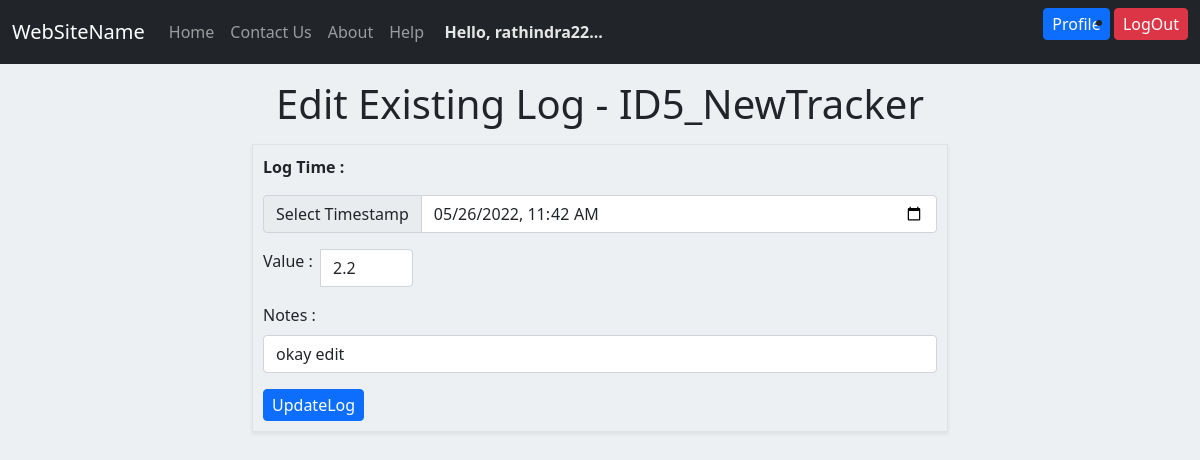
Screenshot of /log/12/update (signed in) with the database file from the repository.
### application/models.py (models this page shows)
class Tracker(db.Model):
    __tablename__ = 'tracker'
    tracker_id = db.Column(db.Integer, autoincrement=True, primary_key=True)
    user_id = db.Column(db.Integer, db.ForeignKey("user.user_id"))
    tracker_name = db.Column(db.String, nullable=False)
    description = db.Column(db.String)
    track_type = db.Column(db.String, nullable=False)
    settings = db.Column(db.String)

class TrackerLog(db.Model):
    __tablename__ = 'tracker_log'
    log_id = db.Column(db.Integer, autoincrement=True, primary_key=True)
    tracker_id = db.Column(db.Integer, db.ForeignKey("tracker.tracker_id"), nullable=False)
    user_id = db.Column(db.Integer, db.ForeignKey("user.user_id"), nullable=False)
    timestamp = db.Column(db.String, nullable=False)
    value = db.Column(db.String, nullable=False)
    note = db.Column(db.String)

### application/controllers.py (the view, shortened to what this page needs)
@app.route('/log/<int:log_id>/update', methods=['GET', 'POST'])
def updateExistingLog(log_id):
    try:
        user_id = session['user_id']
        username = session['username']
        fname = session['user_fname']
        userdata = {
            'user_id': user_id,
            'username': username,
            'fname': fname
        }
    except:
        return redirect('/login')
    if request.method=='GET':
        logdata = TrackerLog.query.get(log_id)
        trackerdata = Tracker.query.get(logdata.tracker_id)
        timestamp = logdata.timestamp
        if trackerdata.track_type=='Multiple_Choice':
            trackervalues = trackerdata.settings
            tvallist = trackervalues.split(',')
            v = render_template("updateLogEntry.html", userdata=userdata, trackerdata=trackerdata, logdata=logdata, dt=timestamp, tvallist=tvallist)
        else:
            v = render_template("updateLogEntry.html", userdata=userdata, trackerdata=trackerdata, logdata=logdata, dt=timestamp)
        return v

### templates/updateLogEntry.html (shortened to what this page needs)
{% extends "base.html" %}
{% block content %}
    <div class="mt-3 mb-3">
        <h1 class="makecenter">Edit Existing Log - {{trackerdata["tracker_name"]}}</h1>
    </div>
    <div class=" border formborder shadow-sm">
        <form action="/log/{{logdata['log_id']}}/update" method="POST" id="update-log-form">
            <div><p><b> Log Time : </b></p></div>
            <div class="input-group mb-3">
                <span class="input-group-text"> Select Timestamp </span>
                <input type="datetime-local" class="form-control" id="timestamp" name="timestamp"
                        value="{{dt[:10]+'T'+dt[11:16]}}" min="2020-01-01T01:30" min="2099-12-30T23:55" required>
            </div>
            {% if trackerdata['track_type']=='Numerical' %}
                <div class="input-group mb-3" style="width:150px;">
                    <label for="logvalue" class="form-label">Value : &nbsp; </label>
                    <input type="number" class="form-control" id="logvalue" name="logvalue" step=".1" value="{{logdata['value']}}" required>
                </div>
            {% endif %}
            <div class="mb-3">
                <label for="notes" class="form-label">Notes : </label>
                <input class="form-control" id="notes" name="notes" value="{{logdata['note']}}">
            </div>
            <div>
                <input class="btn btn-primary" type="submit" value="UpdateLog">
            </div>
        </form>
    </div>
{% endblock %}

### templates/base.html (shortened to what this page needs)
<!DOCTYPE html>
<html lang="en">
<head>
    <link rel="stylesheet" href="https://cdn.jsdelivr.net/npm/bootstrap@5.0.2/dist/css/bootstrap.min.css">
    <link rel="stylesheet" type="text/css" href="{{ url_for('static', filename='style.css') }}"/>
</head>
<body>
    <nav class="navbar navbar-expand navbar-dark bg-dark">
        <div class="container-fluid">
            <div class="navbar-header">
                <a class="navbar-brand" href="#">WebSiteName</a>
            </div>
            <div class="collapse navbar-collapse" id="navbarScroll">
                <ul class="nav navbar-nav me-auto">
                    <li class="active"><a class="nav-link" href="/">Home</a></li>
                    <li><a class="nav-link" href="/contactus">Contact Us</a></li>
                    <li><a class="nav-link" href="/about">About</a></li>
                    <li><a class="nav-link" href="/help" target="blank_">Help</a></li>
                    <span class="navbar-text" style="color: rgb(230, 230, 230);">
                        <b> Hello, {{userdata["fname"]}}... </b>
                    </span>
                </ul>
                <ul class="d-flex">
                    <li class="nav-item">
                        <a class="btn btn-primary" href="{{ url_for('profile', user_id=userdata['user_id']) }}">Profile</a>
                    </li> &nbsp;
                    <li class="nav-item">
                        <a class="btn btn-danger" href="{{ url_for('logout') }}">LogOut</a>
                    </li>
                </ul>
            </div>
        </div>
    </nav>
    <div class="container container-fluid mb-5">
        {% block content %} {% endblock %}
    </div>
</body>
</html>

### static/style.css (style rules this page uses)
body { background: #ecf0f3; }
.container { max-width: 720px; margin: auto; }
.makecenter { align-items: center; text-align: center; }
.btn { max-height: 35px; text-align: center; padding: 3px 8px; }
.formborder { padding: 10px; }

### rows the page displays
Tracker: tracker_name "ID5_NewTracker"
TrackerLog: timestamp "05/26/2022 11:42", logvalue "2.2", notes "okay edit"

### other values shown
{{ userdata["fname"] }} "rathindra22"
